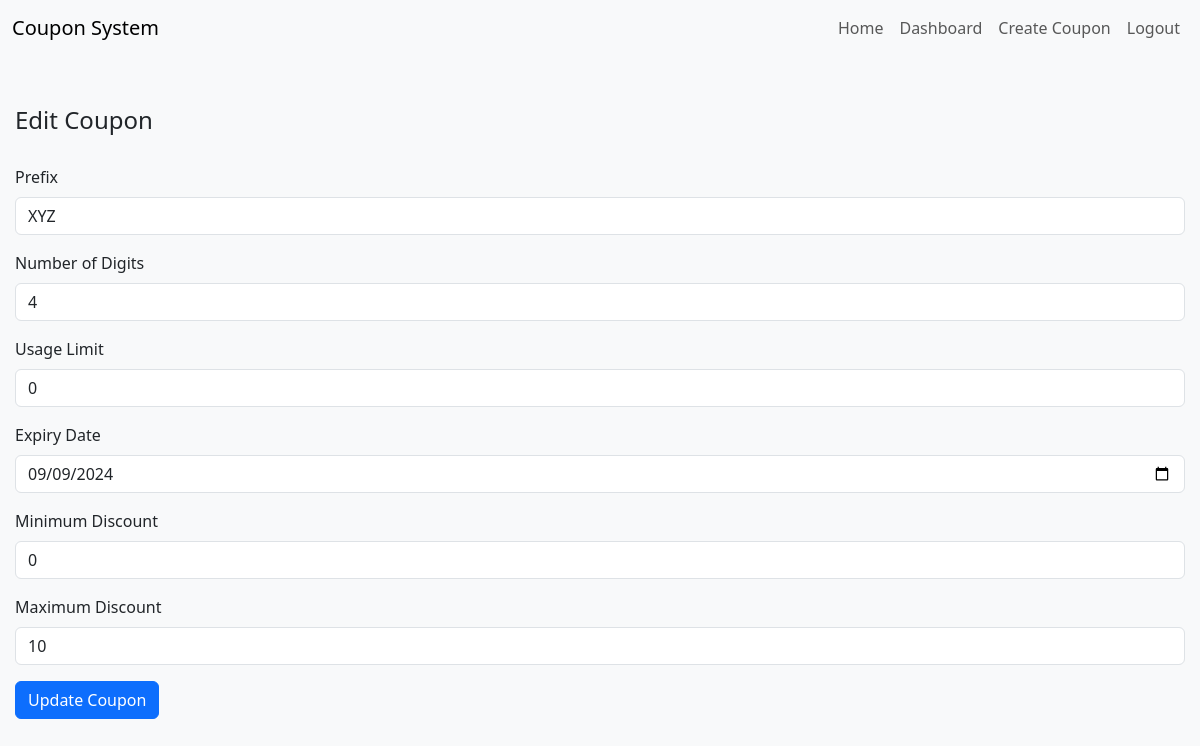
The app's page /edit_coupon.php?id=5 (signed in) with its own data.
### tables this page shows
CREATE TABLE `coupons` (
  `id` int(11) NOT NULL,
  `admin_id` int(11) NOT NULL,
  `code` varchar(255) NOT NULL,
  `prefix` varchar(50) DEFAULT NULL,
  `digits` int(11) DEFAULT NULL,
  `usage_limit` int(11) DEFAULT 1,
  `used_count` int(11) DEFAULT 0,
  `expiry_date` date DEFAULT NULL,
  `discount_min` int(11) DEFAULT NULL,
  `discount_max` int(11) DEFAULT NULL,
  `created_at` timestamp NOT NULL DEFAULT current_timestamp()
);

### edit_coupon.php (the view, shortened to what this page needs)
<?php
require 'header.php';
require 'db.php';
$id = (int)$_GET['id'];
$admin_id = $_SESSION['admin_id'];
$coupon = $conn->query("SELECT * FROM coupons WHERE id = $id AND admin_id = $admin_id")->fetch_assoc();
?>
<div class="container">
    <h2 class="mt-5">Edit Coupon</h2>
    <form action="edit_coupon.php?id=<?php echo $coupon['id']; ?>" method="POST">
        <div class="mb-3">
            <label for="prefix" class="form-label">Prefix</label>
            <input type="text" class="form-control" id="prefix" name="prefix" value="<?php echo $coupon['prefix']; ?>" required>
        </div>
        <div class="mb-3">
            <label for="digits" class="form-label">Number of Digits</label>
            <input type="number" class="form-control" id="digits" name="digits" value="<?php echo $coupon['digits']; ?>" required>
        </div>
        <div class="mb-3">
            <label for="usage_limit" class="form-label">Usage Limit</label>
            <input type="number" class="form-control" id="usage_limit" name="usage_limit" value="<?php echo $coupon['usage_limit']; ?>" required>
        </div>
        <div class="mb-3">
            <label for="expiry_date" class="form-label">Expiry Date</label>
            <input type="date" class="form-control" id="expiry_date" name="expiry_date" value="<?php echo $coupon['expiry_date']; ?>" required>
        </div>
        <div class="mb-3">
            <label for="discount_min" class="form-label">Minimum Discount</label>
            <input type="number" class="form-control" id="discount_min" name="discount_min" value="<?php echo $coupon['discount_min']; ?>" required>
        </div>
        <div class="mb-3">
            <label for="discount_max" class="form-label">Maximum Discount</label>
            <input type="number" class="form-control" id="discount_max" name="discount_max" value="<?php echo $coupon['discount_max']; ?>" required>
        </div>
        <button type="submit" class="btn btn-primary">Update Coupon</button>
    </form>
</div>
</body>
</html>

### styles.css (style rules this page uses)
body { background-color: #f8f9fa; }
.container { margin-top: 50px; max-width: 100%; padding-left: 15px; padding-right: 15px; }
h2 { margin-bottom: 30px; font-size: 1.5rem; }

### records on screen
coupons: prefix "XYZ", digits "4", usage_limit "0", expiry_date "09/09/2024", discount_min "0", discount_max "10"
